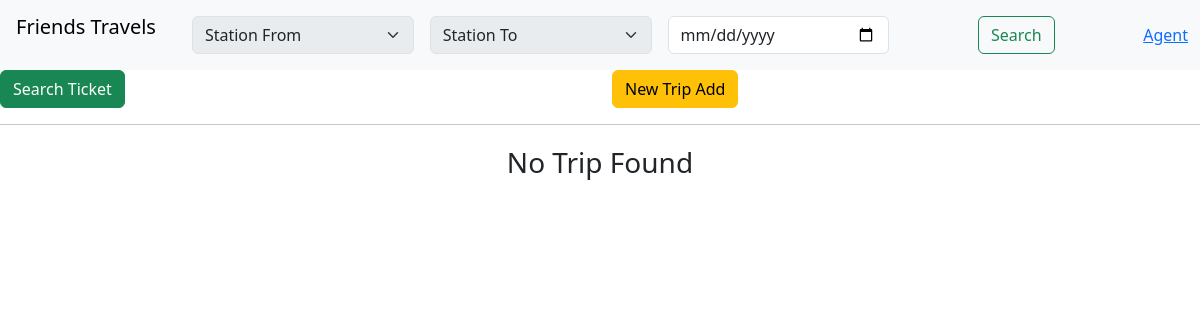
Page /admin/index.php on the earlier database version.
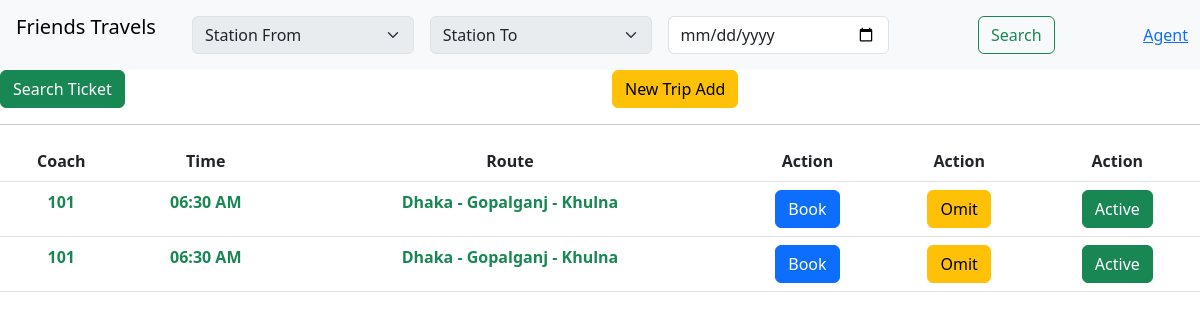
Same page on the later database version.
### tables this page shows
CREATE TABLE `trip_status` (
  `s_no` int(255) NOT NULL,
  `id` varchar(255) NOT NULL,
  `coach_no` varchar(60) NOT NULL,
  `status` int(1) NOT NULL DEFAULT 1,
  `date` varchar(60) NOT NULL,
  `time` varchar(60) NOT NULL,
  `route` varchar(255) NOT NULL,
  `station` text NOT NULL,
  `A1` int(1) NOT NULL DEFAULT 0,
  `A2` int(1) NOT NULL DEFAULT 0,
  `A3` int(1) NOT NULL DEFAULT 0,
  `A4` int(1) NOT NULL DEFAULT 0,
  `B1` int(1) NOT NULL DEFAULT 0,
  `B2` int(1) NOT NULL DEFAULT 0,
  `B3` int(1) NOT NULL DEFAULT 0,
  `B4` int(1) NOT NULL DEFAULT 0,
  `C1` int(1) NOT NULL DEFAULT 0,
  `C2` int(1) NOT NULL DEFAULT 0,
  `C3` int(1) NOT NULL DEFAULT 0,
  `C4` int(1) NOT NULL DEFAULT 0,
  `D1` int(1) NOT NULL DEFAULT 0,
  `D2` int(1) NOT NULL DEFAULT 0,
  `d3` int(1) NOT NULL DEFAULT 0,
  `d4` int(1) NOT NULL DEFAULT 0,
  `e1` int(1) NOT NULL DEFAULT 0,
  `e2` int(1) NOT NULL DEFAULT 0,
  `e3` int(1) NOT NULL DEFAULT 0,
  `e4` int(1) NOT NULL DEFAULT 0,
  `f1` int(1) NOT NULL DEFAULT 0,
  `f2` int(1) NOT NULL DEFAULT 0,
  `f3` int(1) NOT NULL DEFAULT 0,
  `f4` int(1) NOT NULL DEFAULT 0,
  `g1` int(1) NOT NULL DEFAULT 0,
  `g2` int(1) NOT NULL DEFAULT 0,
  `g3` int(1) NOT NULL DEFAULT 0,
  `g4` int(1) NOT NULL DEFAULT 0,
  `h1` int(1) NOT NULL DEFAULT 0,
  `h2` int(1) NOT NULL DEFAULT 0,
  `h3` int(1) NOT NULL DEFAULT 0,
  `h4` int(1) NOT NULL DEFAULT 0,
  `i1` int(1) NOT NULL DEFAULT 0,
  `i2` int(1) NOT NULL DEFAULT 0,
  `i3` int(1) NOT NULL DEFAULT 0,
  `i4` int(1) NOT NULL DEFAULT 0,
  `j1` int(1) NOT NULL DEFAULT 0,
  `j2` int(1) NOT NULL DEFAULT 0,
  `j3` int(1) NOT NULL DEFAULT 0,
  `j4` int(1) NOT NULL DEFAULT 0,
  `j5` int(1) NOT NULL DEFAULT 0
);

### admin/index.php (the view, shortened to what this page needs)
<?php
require_once '../inc/conn.php';
?>
<!doctype html>
<html lang="en">
<head>
    <link href="https://cdn.jsdelivr.net/npm/bootstrap@5.3.0-alpha3/dist/css/bootstrap.min.css" rel="stylesheet"
>
    <link rel="stylesheet" href="style.css">
</head>
<body>
    <nav class="navbar navbar-expand-lg bg-body-tertiary">
        <div class="container-fluid">
            <p class="navbar-brand p-1">Friends Travels</p>
            <div class="collapse navbar-collapse" id="navbarNav">
                <div class="container overflow-hidden text-center">
                    <form class="row gx-2" action="" method="post">
                        <div class="col">
                            <div class="p-1">
                                <select class="form-select mr-4" disabled aria-label="Default select example">
                                    <option selected>Station From</option>
                                </select>
                            </div>
                        </div>
                        <div class="col">
                            <div class="p-1">
                                <select class="form-select mr-4" disabled aria-label="Default select example">
                                    <option selected>Station To</option>
                                </select>
                            </div>
                        </div>
                        <div class="col">
                            <div class="p-1">
                                <input class="form-control" name="date" type="date" />
                            </div>
                        </div>
                        <div class="col">
                            <div class="p-1">
                                <button type="submit" class="btn btn-outline-success">Search</button>
                            </div>
                        </div>
                    </form>
                </div>
                <div class="d-flex">
                    <a href="../agents/">Agent</a>
                </div>
            </div>
        </div>
    </nav>
    <div class="">
        <div class="row">
            <div class="col">
                <a href="search_tickets.php" class="btn btn-success">Search Ticket</a>
            </div>
            <div class="col">
                <button type="button" class="btn btn-warning" data-bs-toggle="modal" data-bs-target="#tripAddModal">
                    New Trip Add
                </button>
            </div>
        </div>
    </div>
    <hr>
    <div class="">
        <?php
        if ($_SERVER['REQUEST_METHOD'] == 'POST') {
            $date = $_POST['date'];
        }
        else {
            $date = date( 'Y-m-d' );
        }
        $sql = "SELECT * FROM `trip_status` WHERE date = '$date' ORDER BY STR_TO_DATE(time, '%h:%i %p')";
        $result = mysqli_query( $con, $sql );
        if (mysqli_num_rows( $result ) > 0) {
            echo '
                <table class="table table-hover text-center">
                    <thead>
                        <tr>
                            <th scope="col">Coach</th>
                            <th scope="col">Time</th>
                            <th scope="col">Route</th>
                            <th scope="col">Action</th>
                            <th scope="col">Action</th>
                            <th scope="col">Action</th>
                        </tr>
                    </thead>
                <tbody>';
            while ($row = mysqli_fetch_assoc( $result )) {
                echo '
                    <tr>
                        <td class="text-success fw-bold">' . $row['coach_no'] . '</td>
                        <td class="text-success fw-bold">' . $row['time'] . '</td>
                        <td class="text-success fw-bold">' . $row['route'] . '</td>
                        <td>';
                if ($row['status'] == 1) {
                    echo '<button type="button" class="btn btn-primary" data-bs-toggle="modal" data-bs-target="#exampleModal" data-id="' . $row['id'] . '">
                            Book
                        </button>';
                }
                else {
                    echo '<button type="button" class="btn btn-danger" disabled>
                            Book
                        </button>';
                }
                echo '</td>
                        <td>
                            <button type="button" class="btn btn-warning" data-bs-toggle="modal" data-bs-target="#tripOmit" data-id="' . $row['id'] . '">
                                Omit
                            </button>
                        </td>';
                echo '<td>
                        <button type="button" class="btn btn-success" data-bs-toggle="modal" data-bs-target="#tripActive" data-id="' . $row['id'] . '">
                            Active
                        </button>
                    </td>
                </tr>';
            }
            echo '</tbody></table>';
        }
        else {
            echo '<p class="text-center fs-3">No Trip Found</p>';
        }
        ?>
    </div>
</body>
</html>

Differences in the rows shown:
added trip_status: coach_no "101", time "06:30 AM", route "Dhaka - Gopalganj - Khulna"
added trip_status: coach_no "101", time "06:30 AM", route "Dhaka - Gopalganj - Khulna"
Other differences:
text no longer shown: "No Trip Found"
text now shown: "Coach Time Route Action Action Action"
